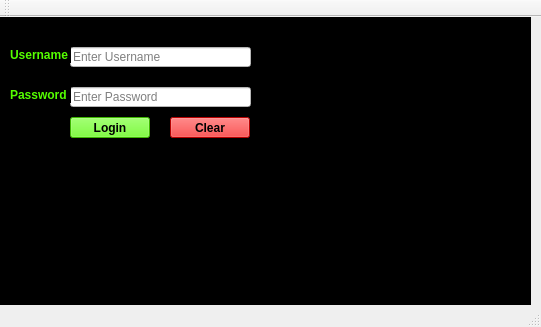
<?xml version="1.0" encoding="UTF-8"?>
<ui version="4.0">
 <class>MainWindow</class>
 <widget class="QMainWindow" name="MainWindow">
  <property name="geometry">
   <rect>
    <x>0</x>
    <y>0</y>
    <width>541</width>
    <height>327</height>
   </rect>
  </property>
  <property name="windowTitle">
   <string>MainWindow</string>
  </property>
  <widget class="QWidget" name="centralWidget">
   <widget class="QFrame" name="frame">
    <property name="geometry">
     <rect>
      <x>0</x>
      <y>0</y>
      <width>531</width>
      <height>381</height>
     </rect>
    </property>
    <property name="styleSheet">
     <string notr="true">background: #000;</string>
    </property>
    <property name="frameShape">
     <enum>QFrame::StyledPanel</enum>
    </property>
    <property name="frameShadow">
     <enum>QFrame::Raised</enum>
    </property>
    <widget class="QLineEdit" name="usernameEdit">
     <property name="geometry">
      <rect>
       <x>70</x>
       <y>30</y>
       <width>181</width>
       <height>20</height>
      </rect>
     </property>
     <property name="styleSheet">
      <string notr="true">background-color: rgb(255, 255, 255);</string>
     </property>
     <property name="placeholderText">
      <string>Enter Username</string>
     </property>
    </widget>
    <widget class="QLineEdit" name="passwordEdit">
     <property name="geometry">
      <rect>
       <x>70</x>
       <y>70</y>
       <width>181</width>
       <height>20</height>
      </rect>
     </property>
     <property name="styleSheet">
      <string notr="true">background-color: rgb(255, 255, 255);</string>
     </property>
     <property name="echoMode">
      <enum>QLineEdit::Password</enum>
     </property>
     <property name="placeholderText">
      <string>Enter Password</string>
     </property>
    </widget>
    <widget class="QLabel" name="usernameLabel">
     <property name="geometry">
      <rect>
       <x>10</x>
       <y>30</y>
       <width>61</width>
       <height>16</height>
      </rect>
     </property>
     <property name="font">
      <font>
       <weight>75</weight>
       <bold>true</bold>
      </font>
     </property>
     <property name="styleSheet">
      <string notr="true">color: rgb(85, 255, 0);</string>
     </property>
     <property name="text">
      <string>Username</string>
     </property>
    </widget>
    <widget class="QLabel" name="passwordLabel">
     <property name="geometry">
      <rect>
       <x>10</x>
       <y>70</y>
       <width>61</width>
       <height>16</height>
      </rect>
     </property>
     <property name="font">
      <font>
       <weight>75</weight>
       <bold>true</bold>
      </font>
     </property>
     <property name="styleSheet">
      <string notr="true">color: rgb(85, 255, 0);</string>
     </property>
     <property name="text">
      <string>Password</string>
     </property>
    </widget>
    <widget class="QPushButton" name="clearButton">
     <property name="geometry">
      <rect>
       <x>170</x>
       <y>100</y>
       <width>80</width>
       <height>21</height>
      </rect>
     </property>
     <property name="font">
      <font>
       <weight>75</weight>
       <bold>true</bold>
      </font>
     </property>
     <property name="styleSheet">
      <string notr="true">background-color: rgb(255, 0, 0);</string>
     </property>
     <property name="text">
      <string>Clear</string>
     </property>
    </widget>
    <widget class="QPushButton" name="loginButton">
     <property name="geometry">
      <rect>
       <x>70</x>
       <y>100</y>
       <width>80</width>
       <height>21</height>
      </rect>
     </property>
     <property name="font">
      <font>
       <weight>75</weight>
       <bold>true</bold>
      </font>
     </property>
     <property name="styleSheet">
      <string notr="true">background-color: rgb(85, 255, 0);</string>
     </property>
     <property name="text">
      <string>Login</string>
     </property>
    </widget>
    <widget class="QLabel" name="picLabel">
     <property name="geometry">
      <rect>
       <x>290</x>
       <y>10</y>
       <width>221</width>
       <height>251</height>
      </rect>
     </property>
     <property name="text">
      <string/>
     </property>
    </widget>
    <widget class="QLabel" name="invalidLabel">
     <property name="geometry">
      <rect>
       <x>80</x>
       <y>0</y>
       <width>171</width>
       <height>21</height>
      </rect>
     </property>
     <property name="styleSheet">
      <string notr="true">color: rgb(85, 255, 0);</string>
     </property>
     <property name="text">
      <string/>
     </property>
    </widget>
   </widget>
  </widget>
  <widget class="QMenuBar" name="menuBar">
   <property name="geometry">
    <rect>
     <x>0</x>
     <y>0</y>
     <width>541</width>
     <height>20</height>
    </rect>
   </property>
  </widget>
  <widget class="QToolBar" name="mainToolBar">
   <attribute name="toolBarArea">
    <enum>TopToolBarArea</enum>
   </attribute>
   <attribute name="toolBarBreak">
    <bool>false</bool>
   </attribute>
  </widget>
  <widget class="QStatusBar" name="statusBar"/>
 </widget>
 <layoutdefault spacing="6" margin="11"/>
 <tabstops>
  <tabstop>usernameEdit</tabstop>
  <tabstop>passwordEdit</tabstop>
  <tabstop>loginButton</tabstop>
  <tabstop>clearButton</tabstop>
 </tabstops>
 <resources/>
 <connections/>
</ui>
